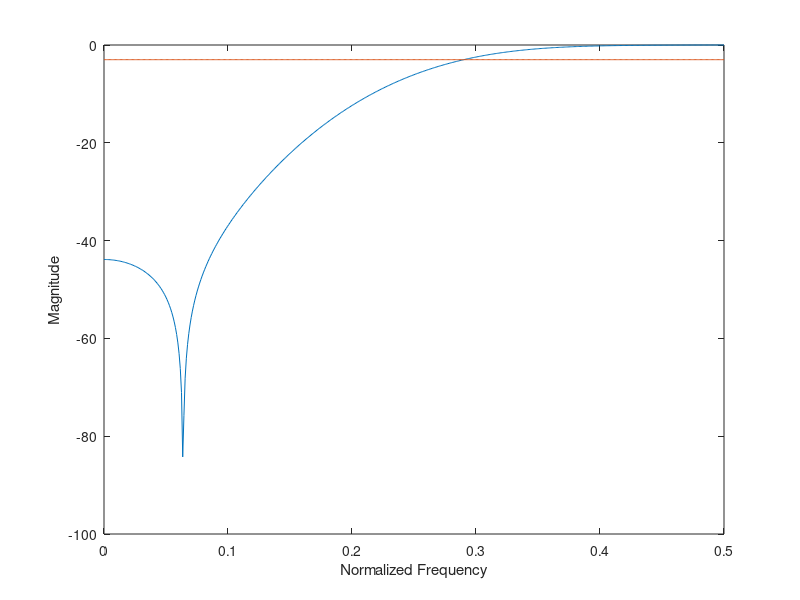

MATLAB code for this plot: (Note: this script raises an error after producing the figure.)
H = [0.00506, 0, -0.04194, 0, 0.28848, -0.49679, 0.28848, 0, -0.04194, 0, 0.00506];
N = 1024;

dft = fft(H,N);
mag = 20 * log10( abs(dft)./max(abs(dft)));
plot((0:N/2)/N, mag(1:N/2+1))
xlabel('Normalized Frequency')
ylabel('Magnitude')
hold on 
c((1:N/2+1)) = -3;
plot((0:N/2)/N, c)
gtext('-3dB')
